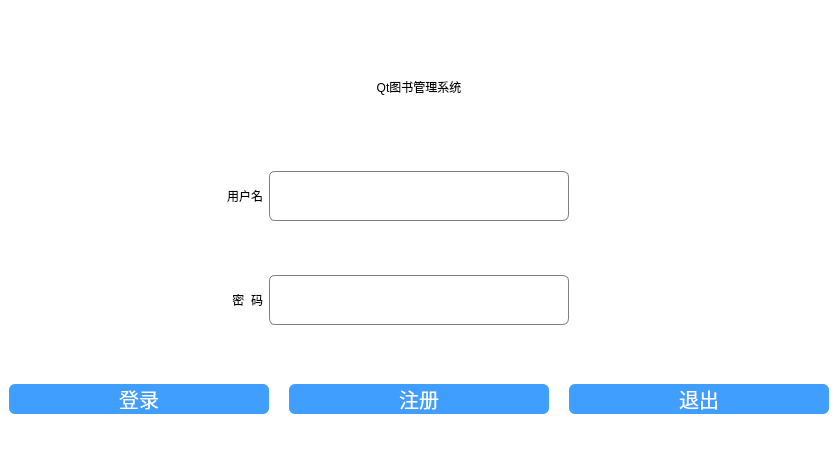
<?xml version="1.0" encoding="UTF-8"?>
<ui version="4.0">
 <class>Dlg_Login</class>
 <widget class="QDialog" name="Dlg_Login">
  <property name="geometry">
   <rect>
    <x>0</x>
    <y>0</y>
    <width>838</width>
    <height>476</height>
   </rect>
  </property>
  <property name="windowTitle">
   <string>Dialog</string>
  </property>
  <property name="styleSheet">
   <string notr="true">QLabel#lb_title{font:38px'黑体';}
QLabel#lb_txt1, QLabel#lb_txt2{font:20px'楷体';}
QLineEdit{border-radius:6px;min-height:48px;border:1px solid gray}
QPushButton{border-radius:6px;background:#409eff;color:white;font-size:20px}
QWidget#bg{background:white;}</string>
  </property>
  <layout class="QGridLayout" name="gridLayout">
   <property name="leftMargin">
    <number>0</number>
   </property>
   <property name="topMargin">
    <number>0</number>
   </property>
   <property name="rightMargin">
    <number>0</number>
   </property>
   <property name="bottomMargin">
    <number>0</number>
   </property>
   <property name="spacing">
    <number>0</number>
   </property>
   <item row="0" column="0">
    <widget class="QWidget" name="bg" native="true">
     <property name="minimumSize">
      <size>
       <width>0</width>
       <height>48</height>
      </size>
     </property>
     <layout class="QGridLayout" name="gridLayout_2">
      <item row="2" column="2">
       <widget class="QLineEdit" name="lineEdit">
        <property name="minimumSize">
         <size>
          <width>0</width>
          <height>50</height>
         </size>
        </property>
        <property name="maximumSize">
         <size>
          <width>300</width>
          <height>16777215</height>
         </size>
        </property>
       </widget>
      </item>
      <item row="5" column="2">
       <widget class="QLineEdit" name="lineEdit_2">
        <property name="minimumSize">
         <size>
          <width>0</width>
          <height>50</height>
         </size>
        </property>
        <property name="maximumSize">
         <size>
          <width>300</width>
          <height>16777215</height>
         </size>
        </property>
        <property name="text">
         <string/>
        </property>
       </widget>
      </item>
      <item row="5" column="1">
       <widget class="QLabel" name="lb_txt1">
        <property name="minimumSize">
         <size>
          <width>0</width>
          <height>0</height>
         </size>
        </property>
        <property name="maximumSize">
         <size>
          <width>200</width>
          <height>50</height>
         </size>
        </property>
        <property name="text">
         <string>密  码</string>
        </property>
        <property name="alignment">
         <set>Qt::AlignRight|Qt::AlignTrailing|Qt::AlignVCenter</set>
        </property>
       </widget>
      </item>
      <item row="2" column="1">
       <widget class="QLabel" name="lb_txt2">
        <property name="minimumSize">
         <size>
          <width>0</width>
          <height>0</height>
         </size>
        </property>
        <property name="maximumSize">
         <size>
          <width>16777215</width>
          <height>50</height>
         </size>
        </property>
        <property name="text">
         <string>用户名</string>
        </property>
        <property name="alignment">
         <set>Qt::AlignRight|Qt::AlignTrailing|Qt::AlignVCenter</set>
        </property>
       </widget>
      </item>
      <item row="14" column="0" colspan="5">
       <widget class="QWidget" name="widget" native="true">
        <property name="maximumSize">
         <size>
          <width>16777215</width>
          <height>40</height>
         </size>
        </property>
        <layout class="QGridLayout" name="gridLayout_3">
         <property name="leftMargin">
          <number>0</number>
         </property>
         <property name="topMargin">
          <number>0</number>
         </property>
         <property name="rightMargin">
          <number>0</number>
         </property>
         <property name="bottomMargin">
          <number>0</number>
         </property>
         <property name="horizontalSpacing">
          <number>20</number>
         </property>
         <property name="verticalSpacing">
          <number>0</number>
         </property>
         <item row="0" column="0">
          <widget class="QPushButton" name="btn_login">
           <property name="minimumSize">
            <size>
             <width>0</width>
             <height>30</height>
            </size>
           </property>
           <property name="text">
            <string>登录</string>
           </property>
          </widget>
         </item>
         <item row="0" column="2">
          <widget class="QPushButton" name="btn_exit">
           <property name="minimumSize">
            <size>
             <width>0</width>
             <height>30</height>
            </size>
           </property>
           <property name="maximumSize">
            <size>
             <width>16777215</width>
             <height>40</height>
            </size>
           </property>
           <property name="text">
            <string>退出</string>
           </property>
          </widget>
         </item>
         <item row="0" column="1">
          <widget class="QPushButton" name="btn_register">
           <property name="minimumSize">
            <size>
             <width>0</width>
             <height>30</height>
            </size>
           </property>
           <property name="maximumSize">
            <size>
             <width>16777215</width>
             <height>40</height>
            </size>
           </property>
           <property name="text">
            <string>注册</string>
           </property>
          </widget>
         </item>
        </layout>
       </widget>
      </item>
      <item row="0" column="2">
       <widget class="QLabel" name="lb_title">
        <property name="maximumSize">
         <size>
          <width>16777215</width>
          <height>60</height>
         </size>
        </property>
        <property name="text">
         <string>Qt图书管理系统</string>
        </property>
        <property name="alignment">
         <set>Qt::AlignCenter</set>
        </property>
       </widget>
      </item>
     </layout>
    </widget>
   </item>
  </layout>
 </widget>
 <resources/>
 <connections/>
</ui>
